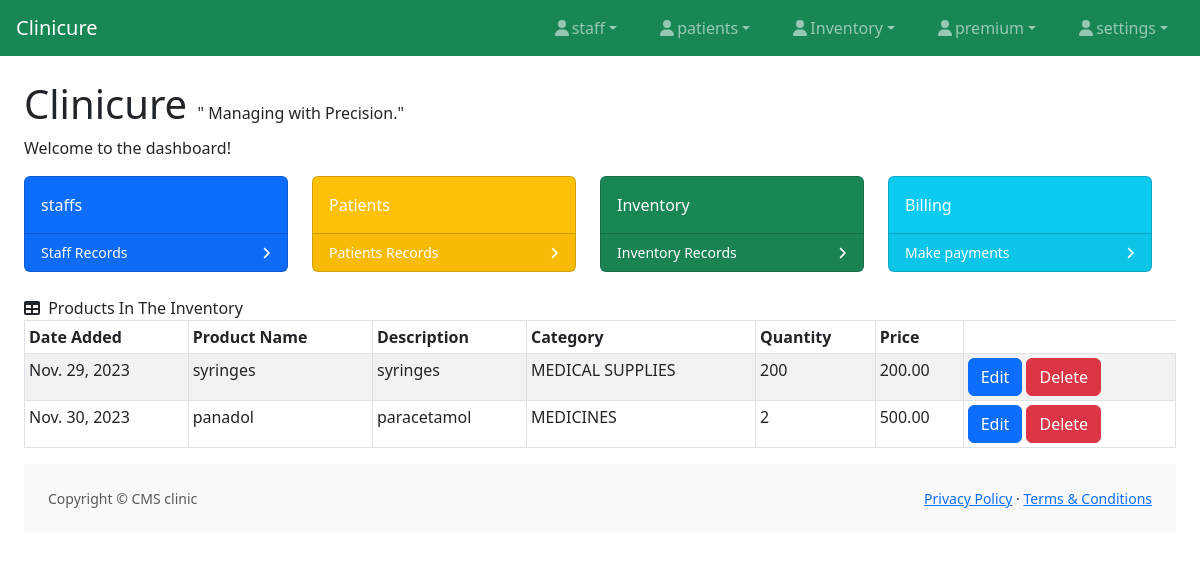
Screenshot of /inventory/ with the database file from the repository.
### inventory/models.py (models this page shows, shortened)
class item(models.Model):
    item_name = models.CharField(max_length=100)
    category = models.CharField(max_length=200, choices=CATEGORY_CHOICES, default='MEDICINES')
    description = models.TextField()
    quantity = models.PositiveIntegerField()
    unit_price = models.DecimalField(max_digits=10, decimal_places=2)
    date_added = models.DateField(auto_now_add=True)

### inventory/views.py (the view)
# urls.py: path('', views.item_list, name='item_list'),
def item_list(request):
    items = item.objects.all()
    return render(request, 'item_list.html', {'items': items})

### inventory/templates/item_list.html (shortened to what this page needs)
{% extends 'base.html' %}
{% block body %}
<body>
<div class="card-header">
                                <i class="fas fa-table me-1"></i>
                                Products In The Inventory
                            </div>
                            <div class="card-body">
<table class="table table-striped table-bordered table-sm">
    <thead class="thead-dark">
    <tr>
         <th>Date Added</th>
        <th>Product Name</th>
        <th>Description</th>
        <th>Category</th>
        <th>Quantity</th>
        <th>Price</th>
    </tr>
    </thead>
    <tbody>
{% for y in items %}
    <tr>
        <td >{{ y.date_added }}</td>
        <td>{{ y.item_name }}</td>
        <td>{{ y.description }}</td>
        <td>{{ y.category }}</td>
        <td>{{y.quantity }}</td>
        <td>{{y.unit_price }}</td>
               <td>
            <div class="">
            <a href="{% url 'inventory:update_item' y.id %}" class="text-decoration-none btn btn-primary"><span class="glyphicon glyphicon-pencil" >Edit</span></a>
            <a href="{% url 'inventory:delete_item' y.id %}" class="text-decoration-none btn btn-danger" >Delete</a>
                </div>
        </td>
    </tr>
{% endfor %}
    </tbody>
</table>
    </div>
{% endblock %}

### rows the page displays
item: date_added "Nov. 29, 2023", item_name "syringes", description "syringes", category "MEDICAL SUPPLIES", quantity "200", unit_price "200.00"
item: date_added "Nov. 30, 2023", item_name "panadol", description "paracetamol", category "MEDICINES", quantity "2", unit_price "500.00"
